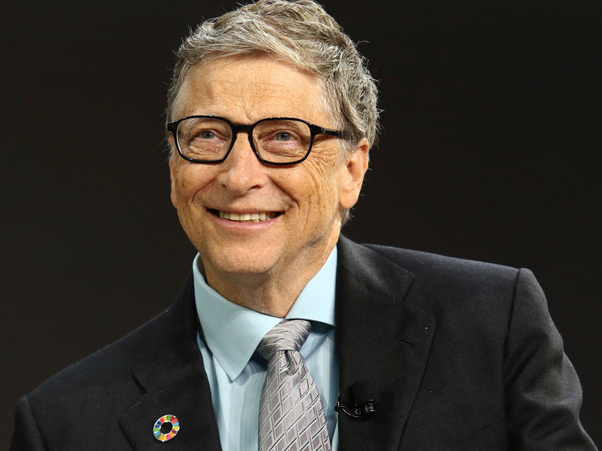
#> input picture Lab4/person1.png, 602 x 451 px, found by its file name
$ python t2.py
#> lines starting #> are read from the running program, lines starting #| are printed output that depends on the picture; after the words box and inside, x2 and y2 are one past the last pixel; in counts of white or black regions, pixels touching at a corner belong together
#> further down, image is the input picture: shape (451, 602, 3); mean B, G, R 50, 58, 65.3
import matplotlib

matplotlib.use("TkAgg")

import cv2
import matplotlib.pyplot as plt


def detect_face(image):
    face_cascade = cv2.CascadeClassifier(
        cv2.data.haarcascades + "haarcascade_frontalface_default.xml"
    )

    gray_image = cv2.cvtColor(image, cv2.COLOR_BGR2GRAY)
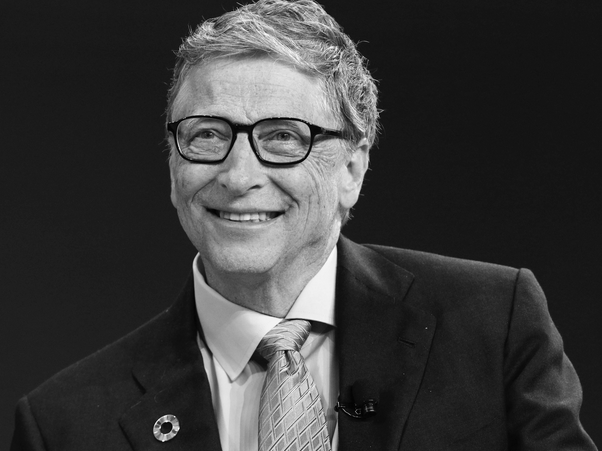
#> gray_image: shape (451, 602); min 0, max 255, mean 59.3

    equalized_image = cv2.equalizeHist(gray_image)
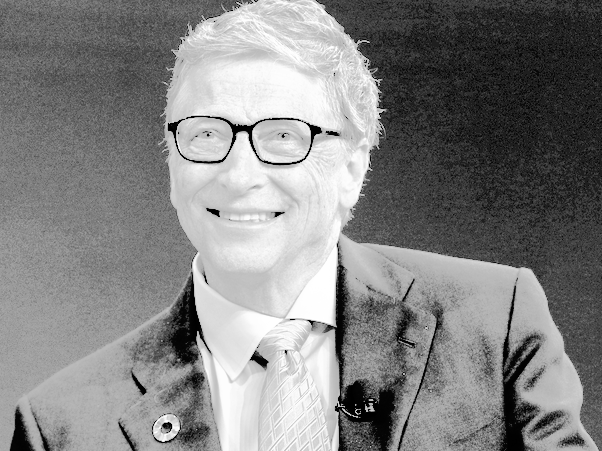
#> equalized_image: shape (451, 602); min 0, max 255, mean 131.4

    faces = face_cascade.detectMultiScale(
        equalized_image, scaleFactor=1.3, minNeighbors=5
    )
#> faces = [[119, 21, 296, 296]]

    if len(faces) == 0:
        return None
    else:
        face = max(faces, key=lambda x: x[2] * x[3])
#> face = [119, 21, 296, 296]
        x, y, w, h = face
#> x = 119; y = 21; w = 296; h = 296
        return (x, y, x + w, y + h)


image = cv2.imread("/home/ivan/Desktop/ArtificialIntelligence/Lab4/person1.png")

face_coords = detect_face(image)
#> face_coords = (119, 21, 415, 317)

if face_coords is not None:
    x1, y1, x2, y2 = face_coords
#> x1 = 119; y1 = 21; x2 = 415; y2 = 317
    cv2.rectangle(image, (x1, y1), (x2, y2), (0, 255, 0), 2)
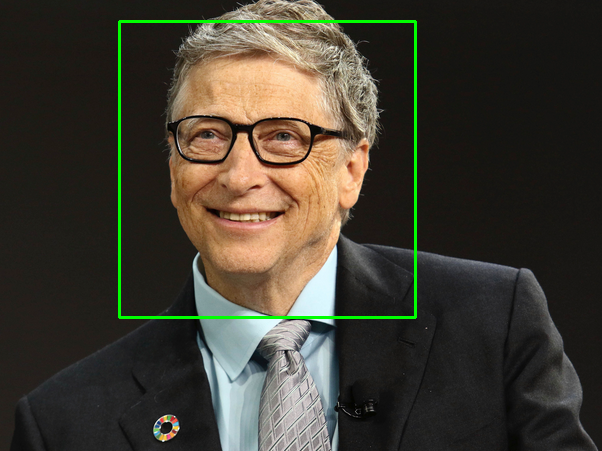
#> image: shape (451, 602, 3); 1.31% of pixels changed, all inside (x1, y1, x2, y2) = (118, 20, 417, 319)

plt.imshow(cv2.cvtColor(image, cv2.COLOR_BGR2RGB))
plt.show()

$ run again, with Lab4/q1.png copied over Lab4/person1.png
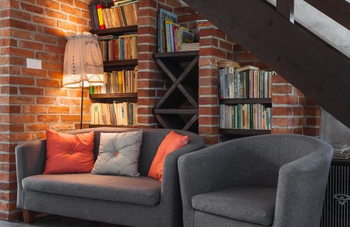
#> input picture Lab4/q1.png, 350 x 227 px, found by its file name
#> image is the input picture: shape (227, 350, 3); mean B, G, R 66.4, 75.9, 99.5
#> in detect_face, `gray_image = cv2.cvtColor(image, cv2.COLOR_BGR2GRAY)`:
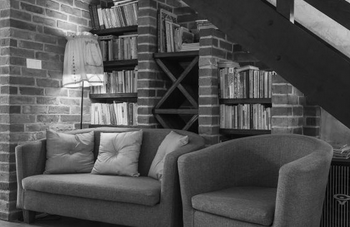
#> gray_image: shape (227, 350); min 0, max 253, mean 81.9
#> in detect_face, `equalized_image = cv2.equalizeHist(gray_image)`:
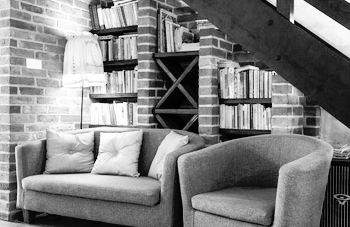
#> equalized_image: shape (227, 350); min 0, max 255, mean 128.4
#> faces = ()
